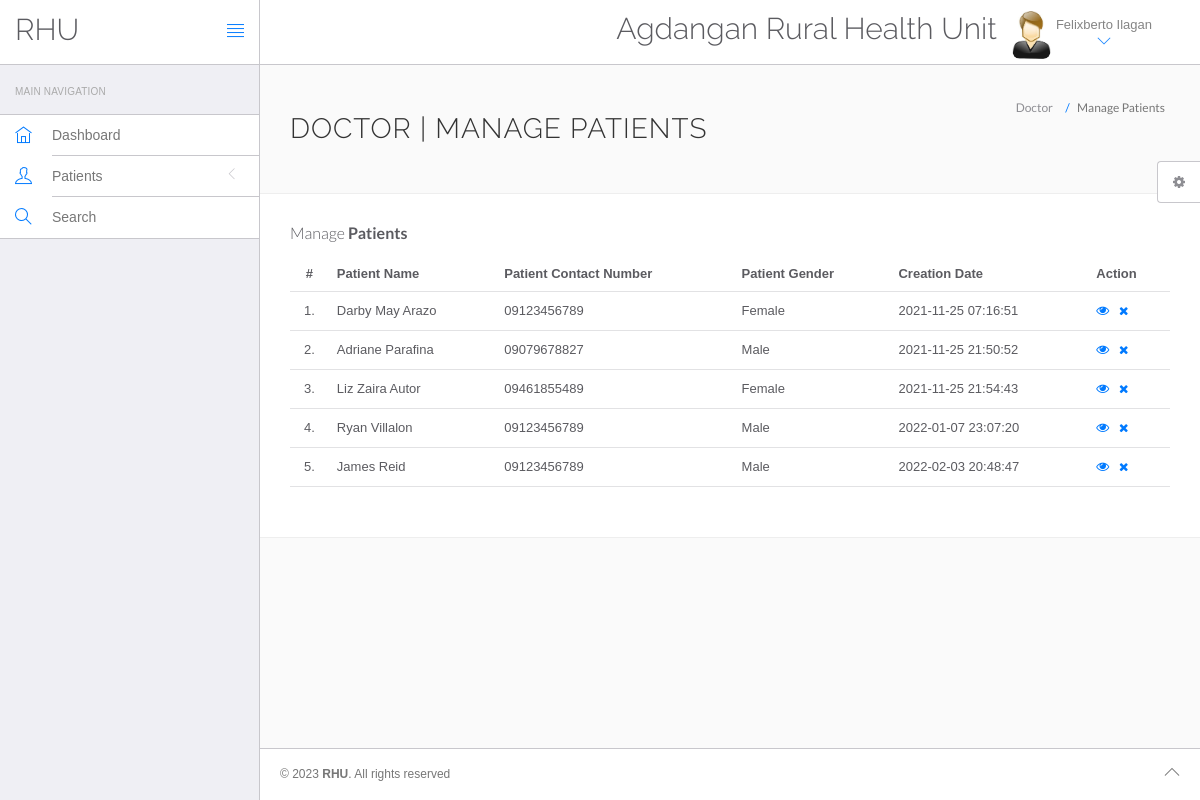
/doctor/manage-patient.php (signed in), run on the app's committed database.
### tables this page shows
CREATE TABLE `settings` (
  `id` int(11) NOT NULL,
  `HealthCenter` varchar(200) DEFAULT NULL,
  `Address` varchar(200) DEFAULT NULL,
  `ContactNo` varchar(12) DEFAULT NULL,
  `EmailAdd` mediumtext DEFAULT NULL,
  `OpeningHour` varchar(200) DEFAULT NULL,
  `Doctor` mediumtext DEFAULT NULL,
  `About` mediumtext DEFAULT NULL,
  `Map` longtext DEFAULT NULL
);

CREATE TABLE `doctor` (
  `id` int(11) NOT NULL,
  `adminID` int(10) DEFAULT NULL,
  `specialization` varchar(255) DEFAULT NULL,
  `fullName` varchar(255) DEFAULT NULL,
  `address` longtext DEFAULT NULL,
  `contactno` varchar(255) DEFAULT NULL,
  `email` varchar(255) DEFAULT NULL,
  `password` varchar(255) DEFAULT NULL,
  `regDate` timestamp NULL DEFAULT current_timestamp(),
  `updationDate` timestamp NULL DEFAULT NULL ON UPDATE current_timestamp()
);

CREATE TABLE `tblpatient` (
  `ID` int(10) NOT NULL,
  `Dutyid` int(10) DEFAULT NULL,
  `PatientName` varchar(200) DEFAULT NULL,
  `PatientContno` varchar(11) DEFAULT NULL,
  `PatientEmail` varchar(200) DEFAULT NULL,
  `PatientGender` varchar(50) DEFAULT NULL,
  `PatientAdd` mediumtext DEFAULT NULL,
  `PatientBirthplace` varchar(200) DEFAULT NULL,
  `PatientBirthday` date DEFAULT NULL,
  `PatientCivil` varchar(50) DEFAULT NULL,
  `PatientReligion` varchar(200) DEFAULT NULL,
  `PatientBlood` varchar(50) DEFAULT NULL,
  `MotherName` varchar(200) DEFAULT NULL,
  `MotherBirthday` date DEFAULT NULL,
  `PhilhealthMember` varchar(50) DEFAULT NULL,
  `PhilhealthStatus` varchar(50) DEFAULT NULL,
  `PatientRegion` varchar(200) DEFAULT NULL,
  `DswdMember` varchar(50) DEFAULT NULL,
  `BloodPressure` varchar(100) DEFAULT NULL,
  `PulseRate` varchar(100) DEFAULT NULL,
  `BodyTemperature` varchar(100) DEFAULT NULL,
  `BpMeasurement` varchar(100) DEFAULT NULL,
  `IntakeMed` varchar(200) DEFAULT NULL,
  `AdministeredBy` varchar(200) DEFAULT NULL,
  `PatientMedhis` mediumtext DEFAULT NULL,
  `CreationDate` timestamp NULL DEFAULT current_timestamp(),
  `UpdationDate` timestamp NULL DEFAULT NULL ON UPDATE current_timestamp()
);

### doctor/manage-patient.php (the view, shortened to what this page needs)
<?php
include('include/config.php');
?>
<!DOCTYPE html>
<html lang="en">
	<head>
		<link rel="stylesheet" href="vendor/bootstrap/css/bootstrap.min.css">
		<link rel="stylesheet" href="vendor/fontawesome/css/font-awesome.min.css">
		<link rel="stylesheet" href="vendor/themify-icons/themify-icons.min.css">
		<link href="vendor/animate.css/animate.min.css" rel="stylesheet" media="screen">
		<link href="vendor/perfect-scrollbar/perfect-scrollbar.min.css" rel="stylesheet" media="screen">
		<link href="vendor/switchery/switchery.min.css" rel="stylesheet" media="screen">
		<link href="vendor/bootstrap-touchspin/jquery.bootstrap-touchspin.min.css" rel="stylesheet" media="screen">
		<link href="vendor/select2/select2.min.css" rel="stylesheet" media="screen">
		<link href="vendor/bootstrap-datepicker/bootstrap-datepicker3.standalone.min.css" rel="stylesheet" media="screen">
		<link href="vendor/bootstrap-timepicker/bootstrap-timepicker.min.css" rel="stylesheet" media="screen">
		<link rel="stylesheet" href="assets/css/styles.css">
		<link rel="stylesheet" href="assets/css/plugins.css">
		<link rel="stylesheet" href="assets/css/themes/theme-1.css" id="skin_color" />
	</head>
	<body>
		<div id="app">
<?php include('include/sidebar.php');?>
<div class="app-content">
<?php include('include/header.php');?>
<div class="main-content" >
<div class="wrap-content container" id="container">
<section id="page-title">
<div class="row">
<div class="col-sm-8">
<h1 class="mainTitle">Doctor | Manage Patients</h1>
</div>
<ol class="breadcrumb">
<li>
<span>Doctor</span>
</li>
<li class="active">
<span>Manage Patients</span>
</li>
</ol>
</div>
</section>
<div class="container-fluid container-fullw bg-white">
<div class="row">
<div class="col-md-12">
<h5 class="over-title margin-bottom-15">Manage <span class="text-bold">Patients</span></h5>
<table class="table table-hover" id="sample-table-1">
<thead>
<tr>
<th class="center">#</th>
<th>Patient Name</th>
<th>Patient Contact Number</th>
<th>Patient Gender </th>
<th  class="hidden-xs">Creation Date </th>
<th>Action</th>
</tr>
</thead>
<tbody>
<?php
$sql=mysqli_query($con,"select * from tblpatient");
$cnt=1;
while($row=mysqli_fetch_array($sql))
{
?>
<tr>
<td class="center"><?php echo $cnt;?>.</td>
<td><?php echo $row['PatientName'];?></td>
<td><?php echo $row['PatientContno'];?></td>
<td><?php echo $row['PatientGender'];?></td>
<td  class="hidden-xs"><?php echo $row['CreationDate'];?></td>
<td>
<a href="view-patient.php?viewid=<?php echo $row['ID'];?>"><i class="fa fa-eye"></i></a>
<a href="manage-patient.php?id=<?php echo $row['ID']?>&del=delete" onClick="return confirm('Are you sure you want to delete?')"class="btn btn-transparent btn-xs tooltips" tooltip-placement="top" tooltip="Remove"><i class="fa fa-times fa fa-white"></i></a>
</td>
</tr>
<?php
$cnt=$cnt+1;
 }?></tbody>
</table>
</div>
</div>
</div>
</div>
</div>
</div>
	<?php include('include/footer.php');?>
	<?php include('include/setting.php');?>
		</div>
	</body>
</html>

### doctor/include/header.php (shortened to what this page needs)
<?php
include("include/config.php");
$val=mysqli_query($con,"select * from settings where id = 1");
while ($row_val=mysqli_fetch_array($val)) {
	$name = $row_val['HealthCenter'];
}
?>
<header class="navbar navbar-default navbar-static-top">
					<div class="navbar-header">
						<a class="navbar-brand" href="#">
							<h2 style="padding-top:20% ">RHU</h2>
						</a>
						<a href="#" class="sidebar-toggler pull-right visible-md visible-lg" data-toggle-class="app-sidebar-closed" data-toggle-target="#app">
							<i class="ti-align-justify"></i>
						</a>
					</div>
					<div class="navbar-collapse collapse">
						<ul class="nav navbar-right">
								<li  style="padding-top:2% ">
								<h2><?php echo $name;?></h2>
							</li>
							<li class="dropdown current-user">
								<a href class="dropdown-toggle" data-toggle="dropdown">
									<img src="assets/images/images.jpg"> <span class="username">
									<?php $query=mysqli_query($con,"select fullName from doctor where id='".$_SESSION['id']."'");
while($row=mysqli_fetch_array($query))
{
	echo $row['fullName'];
}
									?> <i class="ti-angle-down"></i></i></span>
								</a>
							</li>
						</ul>
					</div>
				</header>

### doctor/assets/css/themes/theme-1.css (style rules this page uses)
body { background: #FAFAFA; }
header .navbar-header { background: #ffffff !important; border-right-color: #c8c7cc !important; border-bottom-color: #c8c7cc !important; }
header .navbar-header .sidebar-toggler, header .navbar-header .sidebar-mobile-toggler { color: #007aff !important; }
header .navbar-header .navbar-brand { color: #777 !important; }
header .navbar-collapse { background: #ffffff !important; border-bottom-color: #c8c7cc !important; box-shadow: none !important; }
header .navbar-collapse .navbar-right > li > a { color: #777; }
header .navbar-collapse .navbar-right > li > a i { color: #007aff !important; }

### data on the page
settings: HealthCenter "Agdangan Rural Health Unit"
doctor: fullName "Felixberto Ilagan"
tblpatient: PatientName "Darby May Arazo", PatientContno "09123456789", PatientGender "Female", CreationDate "2021-11-25 07:16:51"
tblpatient: PatientName "Adriane Parafina", PatientContno "09079678827", PatientGender "Male", CreationDate "2021-11-25 21:50:52"
tblpatient: PatientName "Liz Zaira Autor", PatientContno "09461855489", PatientGender "Female", CreationDate "2021-11-25 21:54:43"
tblpatient: PatientName "Ryan Villalon", PatientContno "09123456789", PatientGender "Male", CreationDate "2022-01-07 23:07:20"
tblpatient: PatientName "James Reid", PatientContno "09123456789", PatientGender "Male", CreationDate "2022-02-03 20:48:47"
